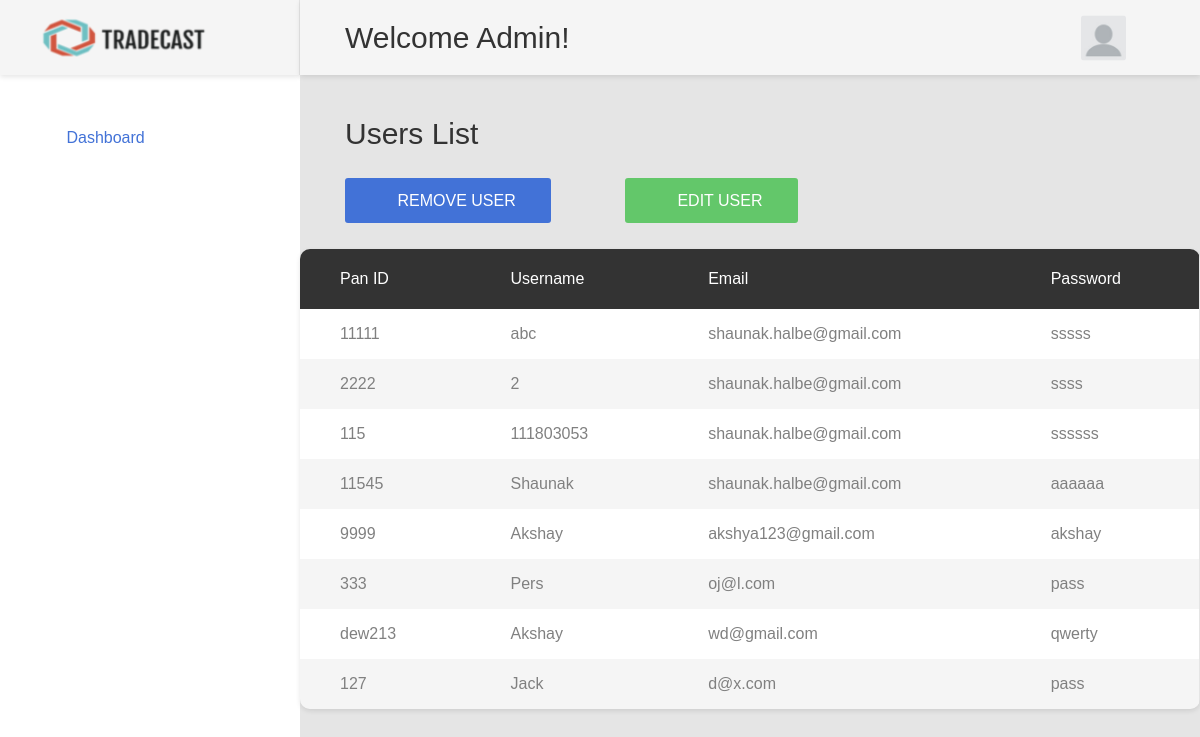
Page /indexAdmin.html on the earlier database version.
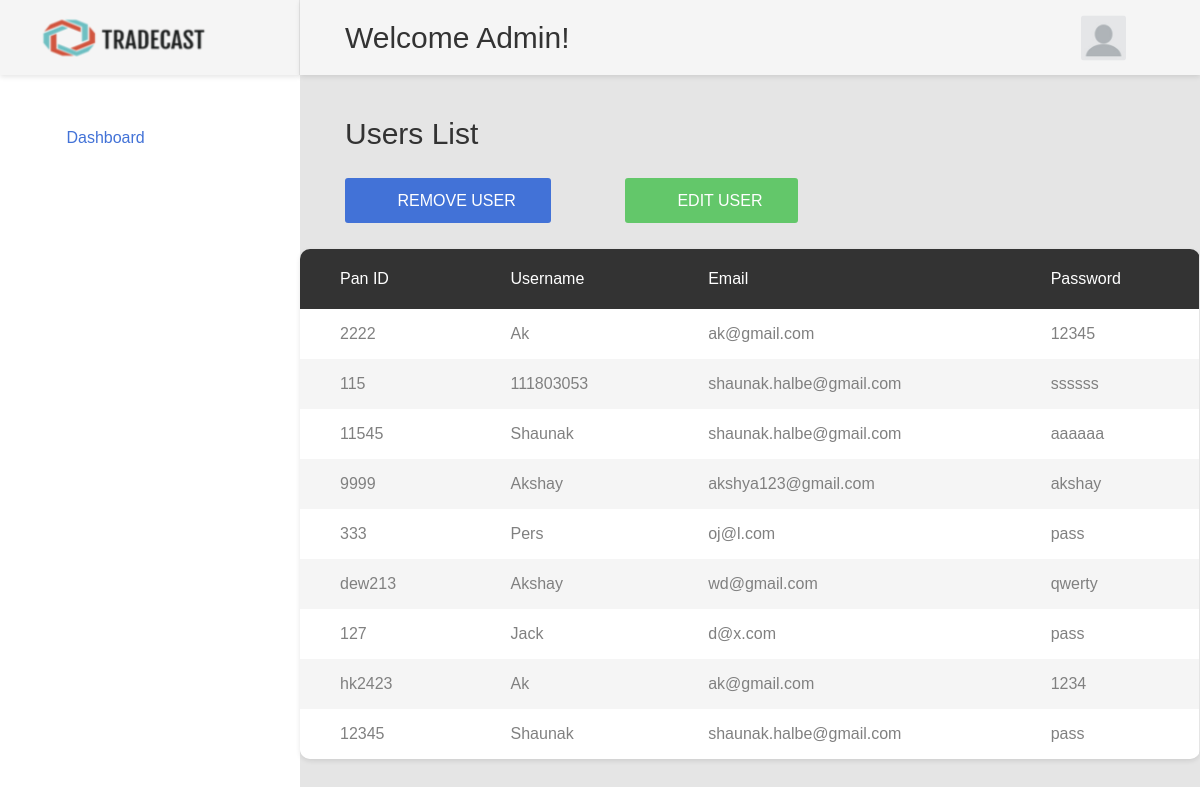
Same page on the later database version.
### models.py (models this page shows, shortened)
class Investor(db.Model):
    panid = db.Column(db.String(10), primary_key=True)
    username = db.Column(db.String(20))
    email = db.Column(db.String(30))
    password = db.Column(db.String(15))

### app.py (the view, shortened to what this page needs)
@app.route("/indexAdmin.html", methods=["GET", "POST"])
def dashboard_Admin():
    users = Investor.query.all()
    form = deleteUserForm()
    form1 = UserEditForm()
    return render_template("indexAdmin.html", users=users, form=form, form1=form1)

### templates/indexAdmin.html (shortened to what the changed rows need)
<!DOCTYPE html>
<html lang="en">
<head>
    <link href="static/css/font-face.css" rel="stylesheet" media="all">
    <link href="static/vendor/font-awesome-4.7/css/font-awesome.min.css" rel="stylesheet" media="all">
    <link href="static/vendor/font-awesome-5/css/fontawesome-all.min.css" rel="stylesheet" media="all">
    <link href="static/vendor/mdi-font/css/material-design-iconic-font.min.css" rel="stylesheet" media="all">
    <link href="static/vendor/bootstrap-4.1/bootstrap.min.css" rel="stylesheet" media="all">
    <link href="static/vendor/animsition/animsition.min.css" rel="stylesheet" media="all">
    <link href="static/vendor/bootstrap-progressbar/bootstrap-progressbar-3.3.4.min.css" rel="stylesheet" media="all">
    <link href="static/vendor/wow/animate.css" rel="stylesheet" media="all">
    <link href="static/vendor/css-hamburgers/hamburgers.min.css" rel="stylesheet" media="all">
    <link href="static/vendor/slick/slick.css" rel="stylesheet" media="all">
    <link href="static/vendor/select2/select2.min.css" rel="stylesheet" media="all">
    <link href="static/vendor/perfect-scrollbar/perfect-scrollbar.css" rel="stylesheet" media="all">
    <link href="static/css/theme.css" rel="stylesheet" media="all">
</head>
<body class="animsition">
    <div class="page-wrapper">
        <div class="page-container">
            <header class="header-desktop">
                <div class="section__content section__content--p30">
                    <div class="container-fluid">
                        <div class="header-wrap">
                            <h2 class="title-1">Welcome Admin!</h2>
                        </div>
                    </div>
                </div>
            </header>
            <div class="main-content">
                <div class="section__content section__content--p30">
                    <div class="container-fluid">
                        <div class="row">
                            <div class="col-md-12">
                                <div class="overview-wrap">
                                    <h2 class="title-1">Users List</h2>
                                </div>
                            </div>
                        </div>
                        <br>
                    </div>
                    </div>
                    <br>
                    <div class="row">
                        <div class="col-lg-12">
                            <div class="table-responsive table--no-card m-b-40">
                                <table class="table table-borderless table-striped table-earning">
                                    <thead>
                                        <tr>
                                            <th>Pan ID</th>
                                            <th>Username</th>
                                            <th>Email</th>
                                            <th>Password</th>
                                        </tr>
                                    </thead>
                                    <tbody>
                                        {% for item in users %}
                                        <tr>
                                            <td>{{item.panid}}</td>
                                            <td>{{item.username}}</td>
                                            <td>{{item.email}}</td>
                                            <td>{{item.password}}</td>
                                        </tr>
                                        {% endfor %}
                                    </tbody>
                                </table>
                            </div>
                        </div>
                     </div>
                </div>
            </div>
        </div>
</body>
</html>

Differences in the rows shown:
removed Investor: panid "11111", username "abc", email "shaunak.halbe@gmail.com", password "sssss"
changed Investor id 2222: username "2" → "Ak"; email "shaunak.halbe@gmail.com" → "ak@gmail.com"; password "ssss" → "12345"
added Investor: panid "hk2423", username "Ak", email "ak@gmail.com", password "1234"
added Investor: panid "12345", username "Shaunak", email "shaunak.halbe@gmail.com", password "pass"
